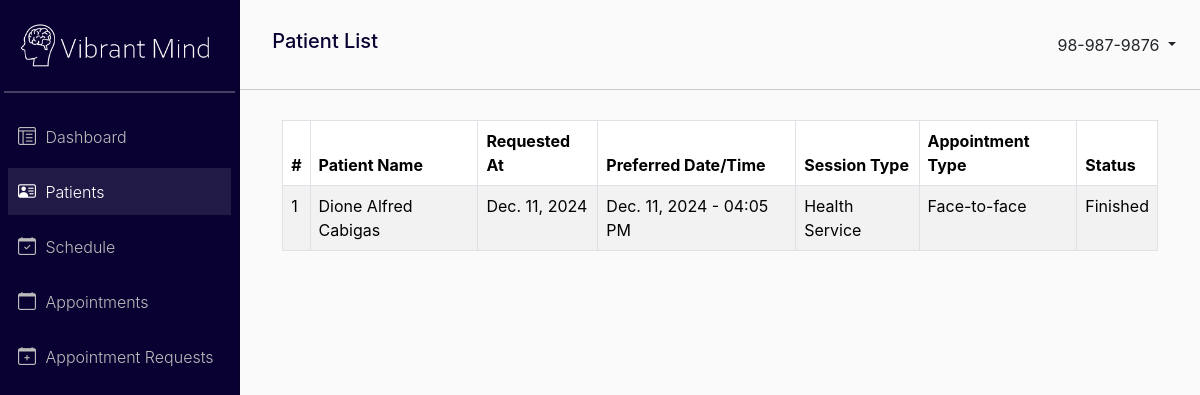
The page /staff/patient/ (signed in) on the database its author committed.
### VibrantMind_app/models.py (models this page shows, shortened)
class Appointment(models.Model):
    SESSION_TYPE = (
        ('Health Service', 'Health Service'),
        ('Counceling Service', 'Counceling Service'),
    )
    STAFF_CHOICE = (
        ('Health Staff', 'Health Staff'),
        ('Counceling Staff', 'Counceling Staff'),
    )
    APPOINTMENT_TYPE = (
        ('Face-to-face', 'Face-to-Face'),
        ('Online', 'Online'),
    )
    patient = models.ForeignKey(Patient, on_delete=models.CASCADE)
    session_type = models.CharField(max_length=100, choices=SESSION_TYPE, null=True)
    appointment_type = models.CharField(max_length=100, choices=APPOINTMENT_TYPE, null=True)
    date = models.DateField(blank=True, null=True)
    time = models.TimeField(blank=True, null=True)
    staff = models.CharField(max_length=100, choices=STAFF_CHOICE, blank=True)
    notes = models.TextField(null=True)
    dateRequested = models.DateField(auto_now_add=True, null=True)
    timeRequested = models.TimeField(auto_now_add=True, null=True)
    approval = models.BooleanField(default=False)
    is_done = models.BooleanField(default=False)
    is_removed = models.BooleanField(default=False)

class Patient(models.Model):
    userProfile = models.OneToOneField(UserProfile, on_delete=models.CASCADE)
    phone_number = models.CharField(max_length=15, blank=True, null=True)
    emergency_contact_name = models.CharField(max_length=100, blank=True, null=True)
    emergency_contact_relationship = models.CharField(max_length=100, blank=True, null=True)
    emergency_contact_phone = models.CharField(max_length=15, blank=True, null=True)
    address = models.TextField(blank=True, null=True)
    date_of_birth = models.DateField(blank=True, null=True)

class UserProfile(models.Model):
    USER_TYPE = (
        ('student', 'Student'),
        ('staff', 'Staff'),
    )
    GENDER_CHOICE = (
        ('M', 'Male'),
        ('F', 'Female'),
    )
    user = models.OneToOneField(User, on_delete=models.CASCADE)
    lastName = models.CharField(max_length=100, blank=True, null=True)
    firstName = models.CharField(max_length=100, blank=True, null=True)
    middleName = models.CharField(max_length=100, blank=True, null=True)
    age = models.PositiveIntegerField(blank=True, null=True)
    gender = models.CharField(max_length=1, choices=GENDER_CHOICE, blank=True, null=True)
    email = models.CharField(max_length=100, blank=True, null=True)
    user_type = models.CharField(max_length=50, choices=USER_TYPE, blank=True, null=True)

### VibrantMind_app/views.py (the view)
# urls.py: path('staff/patient/', views.patient_view, name='patient_list'),
@login_required
def patient_view(request):
    patients = Patient.objects.all()
    appointment_requests = Appointment.objects.all()
    context = {'patients' : patients, 'appointment_requests' : appointment_requests}
    return render(request, 'staff/patient.html', context)

### VibrantMind_app/templates/Staff/patient.html (shortened to what this page needs)
{% extends 'staff/base.html' %}
{% block navTitle %}Patient List{% endblock %}
{% block content %}
<div class="container-fluid">
    {% if appointment_requests %}
    <table class="table table-bordered table-striped">
        <thead>
            <tr>
                <th>#</th>
                <th>Patient Name</th>
                <th>Requested At</th>
                <th>Preferred Date/Time</th>
                <th>Session Type</th>
                <th>Appointment Type</th>
                <th>Status</th>
            </tr>
        </thead>
        <tbody>
            {% for appointment_request in appointment_requests %}
            <tr>
                <td>{{ forloop.counter }}</td>
                <td>{{ appointment_request.patient.userProfile.firstName }} {{ appointment_request.patient.userProfile.lastName }}</td>
                <td>{{ appointment_request.dateRequested }}</td>
                <td>{{ appointment_request.date }} - {{ appointment_request.time|time:"h:i A" }}</td>
                <td>{{ appointment_request.session_type }}</td>
                <td>{{ appointment_request.appointment_type }}</td>
                <td>
                    {% if appointment_request.is_done %}
                        Finished
                    {% elif appointment_request.is_removed %}
                        Removed
                    {% elif appointment_request.approval %}
                        Approved
                    {% else %}
                        Pending
                    {% endif %}
                </td>
            </tr>
            {% endfor %}
        </tbody>
    </table>
    {% else %}
        <p>No patients have made appointment requests yet.</p>
    {% endif %}
</div>
{% endblock %}

### VibrantMind_app/templates/Staff/base.html (shortened to what this page needs)
<!DOCTYPE html>
<html lang="en">
  <head>
    <link rel="stylesheet" href="https://cdn.jsdelivr.net/npm/bootstrap@5.3.3/dist/css/bootstrap.min.css">
    <link href="https://cdn.jsdelivr.net/npm/bootstrap-icons/font/bootstrap-icons.css" rel="stylesheet">
    {% load static %}
    <link rel="stylesheet" href="{% static 'css/styles.css' %}" />
  </head>
  <body>
    <div id="wrapper">
      {% include "staff/sidebar.html" with request=request %}
      <div id="content-wrapper" class="d-flex flex-column">
        <div id="content">
          <nav class="navbar">
            <div class="container-fluid" style="margin-left: 20px">
              <div style="color: #090131;">
                <h5>{% block navTitle %}Welcome! {{ request.user.userprofile.lastName }}, {{ request.user.userprofile.firstName }}{% endblock %}</h5>
              </div>
              <div class="dropdown">
                <button
                  class="btn btn-transparent dropdown-toggle"
                  type="button"
                  id="dropdownMenuButton"
                  data-bs-toggle="dropdown"
                  aria-expanded="false"
                  style="background-color: transparent; border: none;"
                >
                  {{ request.user.username }}
                </button>
              </div>
            </div>
          </nav>
          <div class="container-fluid" style="padding: 30px">
            {% block content %} {% endblock %}
          </div>
        </div>
      </div>
    </div>
  </body>
</html>

### VibrantMind_app/static/css/styles.css (style rules this page uses)
body { font-family: 'Inter', sans-serif; margin: 0; padding: 0; }
#wrapper { display: flex; }
#wrapper #content-wrapper { background-color: #FAFAFB; width: 100%; max-height: 100vh; overflow-x: hidden; }
.navbar { height: 90px; background-color: #FAFAFB; border-bottom: 0.5px solid rgb(0, 0, 0, .2); }

### rows shown on the page
Appointment: patient.userProfile.firstName "Dione Alfred", patient.userProfile.lastName "Cabigas", dateRequested "Dec. 11, 2024", date "Dec. 11, 2024", time "04:05 PM", session_type "Health Service", appointment_type "Face-to-face", is_done "Finished"

### other values the page prints
{{ request.user.username }} "98-987-9876"
